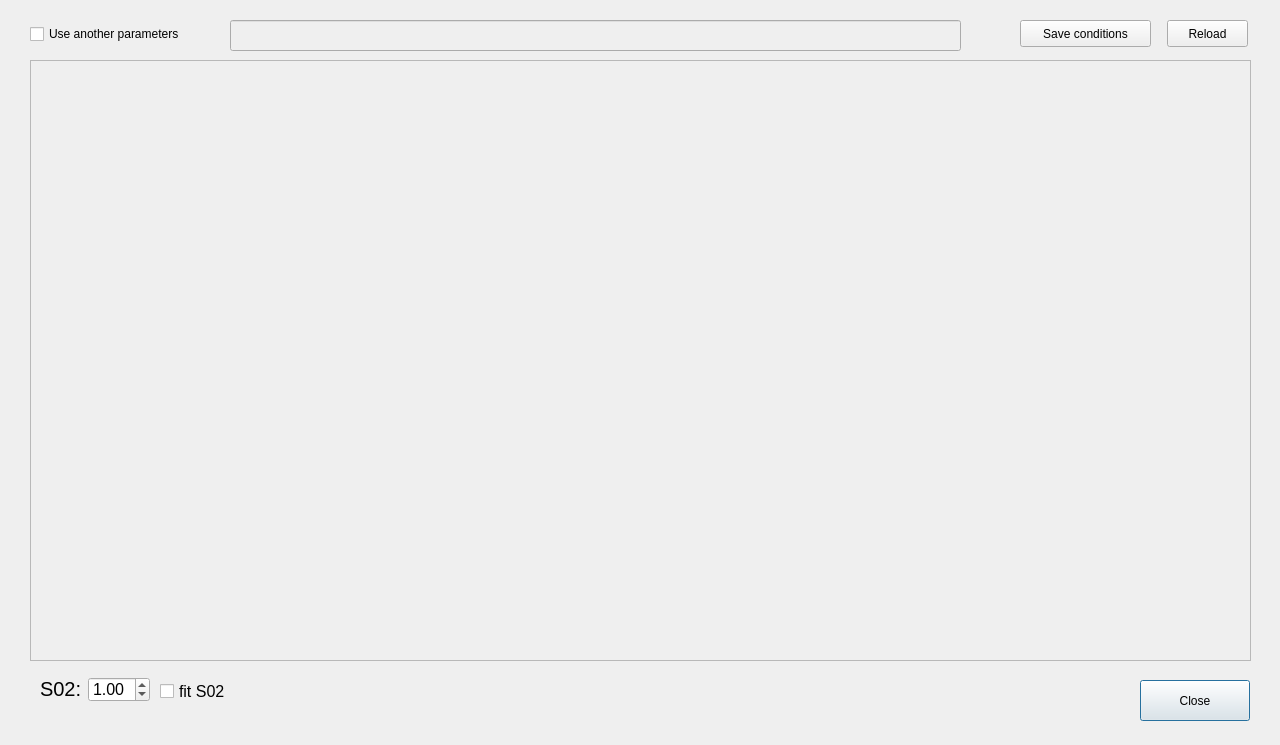
<?xml version="1.0" encoding="UTF-8"?>
<ui version="4.0">
 <class>Dialog</class>
 <widget class="QDialog" name="Dialog">
  <property name="geometry">
   <rect>
    <x>0</x>
    <y>0</y>
    <width>1280</width>
    <height>745</height>
   </rect>
  </property>
  <property name="windowTitle">
   <string>Dialog</string>
  </property>
  <widget class="QPushButton" name="pushButton">
   <property name="geometry">
    <rect>
     <x>1140</x>
     <y>680</y>
     <width>110</width>
     <height>41</height>
    </rect>
   </property>
   <property name="text">
    <string>Close</string>
   </property>
  </widget>
  <widget class="QScrollArea" name="scrollArea">
   <property name="geometry">
    <rect>
     <x>30</x>
     <y>60</y>
     <width>1221</width>
     <height>601</height>
    </rect>
   </property>
   <property name="widgetResizable">
    <bool>true</bool>
   </property>
   <widget class="QWidget" name="scrollAreaWidgetContents">
    <property name="geometry">
     <rect>
      <x>0</x>
      <y>0</y>
      <width>1219</width>
      <height>599</height>
     </rect>
    </property>
   </widget>
  </widget>
  <widget class="QLabel" name="label">
   <property name="geometry">
    <rect>
     <x>40</x>
     <y>678</y>
     <width>41</width>
     <height>21</height>
    </rect>
   </property>
   <property name="font">
    <font>
     <pointsize>15</pointsize>
    </font>
   </property>
   <property name="text">
    <string>S02:</string>
   </property>
  </widget>
  <widget class="QDoubleSpinBox" name="doubleSpinBox">
   <property name="geometry">
    <rect>
     <x>88</x>
     <y>677</y>
     <width>62</width>
     <height>25</height>
    </rect>
   </property>
   <property name="font">
    <font>
     <pointsize>12</pointsize>
    </font>
   </property>
   <property name="maximum">
    <double>2.000000000000000</double>
   </property>
   <property name="singleStep">
    <double>0.100000000000000</double>
   </property>
   <property name="value">
    <double>1.000000000000000</double>
   </property>
  </widget>
  <widget class="QCheckBox" name="checkBox">
   <property name="geometry">
    <rect>
     <x>160</x>
     <y>682</y>
     <width>81</width>
     <height>18</height>
    </rect>
   </property>
   <property name="font">
    <font>
     <pointsize>12</pointsize>
    </font>
   </property>
   <property name="text">
    <string>fit S02</string>
   </property>
  </widget>
  <widget class="QPushButton" name="pB_reload">
   <property name="geometry">
    <rect>
     <x>1167</x>
     <y>20</y>
     <width>81</width>
     <height>27</height>
    </rect>
   </property>
   <property name="text">
    <string>Reload</string>
   </property>
  </widget>
  <widget class="QPushButton" name="pB_savecondtion">
   <property name="geometry">
    <rect>
     <x>1020</x>
     <y>20</y>
     <width>131</width>
     <height>27</height>
    </rect>
   </property>
   <property name="text">
    <string>Save conditions</string>
   </property>
  </widget>
  <widget class="QCheckBox" name="cB_use_anotherParams">
   <property name="geometry">
    <rect>
     <x>30</x>
     <y>23</y>
     <width>191</width>
     <height>22</height>
    </rect>
   </property>
   <property name="text">
    <string>Use another parameters</string>
   </property>
  </widget>
  <widget class="QLineEdit" name="lE_params">
   <property name="enabled">
    <bool>false</bool>
   </property>
   <property name="geometry">
    <rect>
     <x>230</x>
     <y>20</y>
     <width>731</width>
     <height>31</height>
    </rect>
   </property>
   <property name="toolTip">
    <string>&lt;html&gt;&lt;head/&gt;&lt;body&gt;&lt;p&gt;&lt;span style=&quot; font-size:10pt;&quot;&gt;Write another parameters for fitting.&lt;/span&gt;&lt;/p&gt;&lt;p&gt;&lt;span style=&quot; font-size:10pt;&quot;&gt;Ex.1: parameter name: dR, initial value: 0.05, status[guess or set]: guess&lt;/span&gt;&lt;/p&gt;&lt;p&gt;&lt;span style=&quot; font-size:10pt;&quot;&gt;=&amp;gt; 'dR'=[0.05, 'guess'] (use quotation mark for strings. Separate each parameters with ';')&lt;/span&gt;&lt;/p&gt;&lt;p&gt;&lt;span style=&quot; font-size:10pt;&quot;&gt;Ex.2: parameter name: alpha, initial value: 0.05, status[guess or set]: guess, 'alpha' should be between 0 and 1&lt;/span&gt;&lt;/p&gt;&lt;p&gt;&lt;span style=&quot; font-size:10pt;&quot;&gt;=&amp;gt; 'dR'=[0.05, 'guess', (0:1)] (use quotation mark for strings. Separate each parameters with ';')&lt;/span&gt;&lt;br/&gt;&lt;/p&gt;&lt;/body&gt;&lt;/html&gt;</string>
   </property>
  </widget>
 </widget>
 <resources/>
 <connections/>
</ui>
